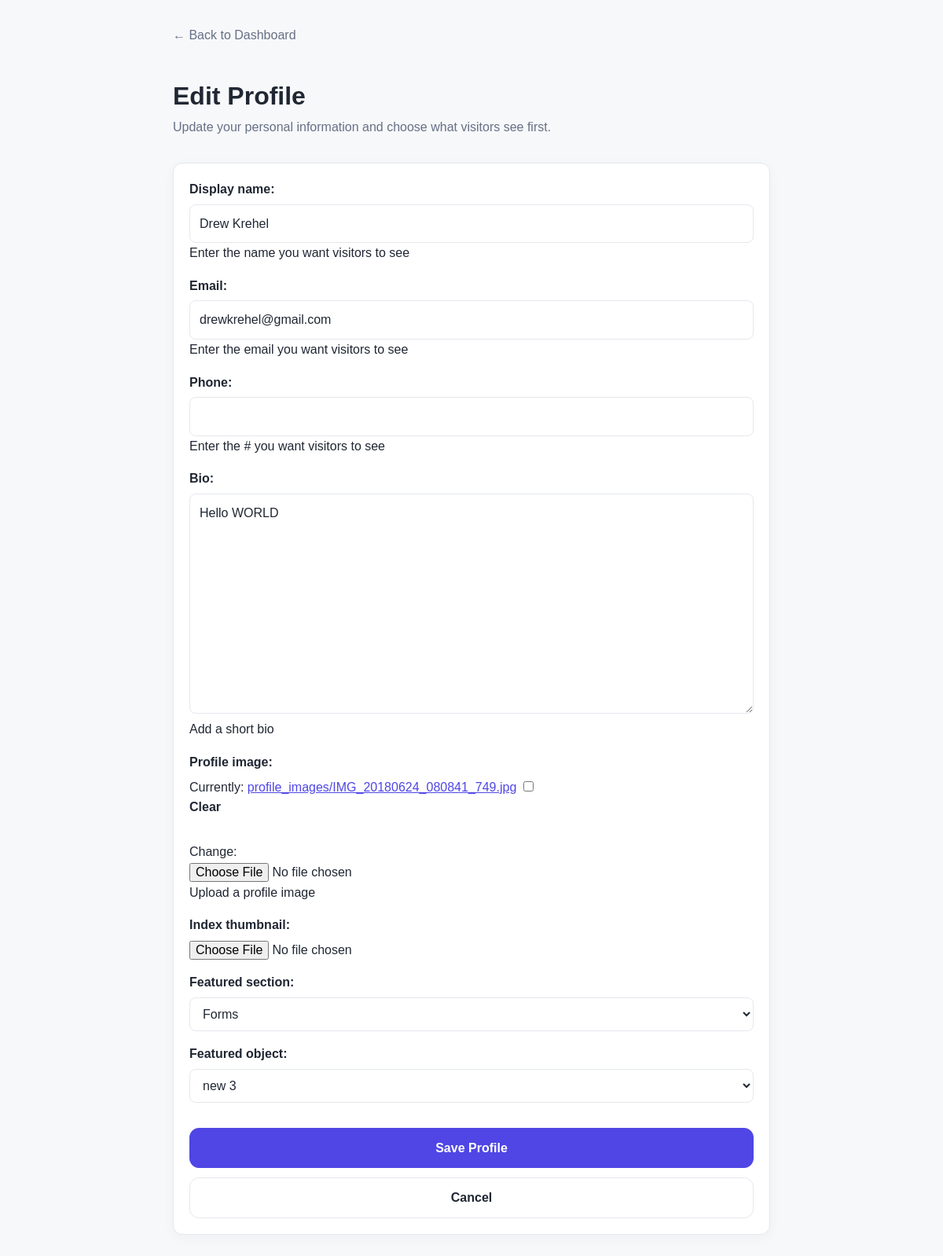
Page /dashboard/profile/ (signed in) on the earlier database version.
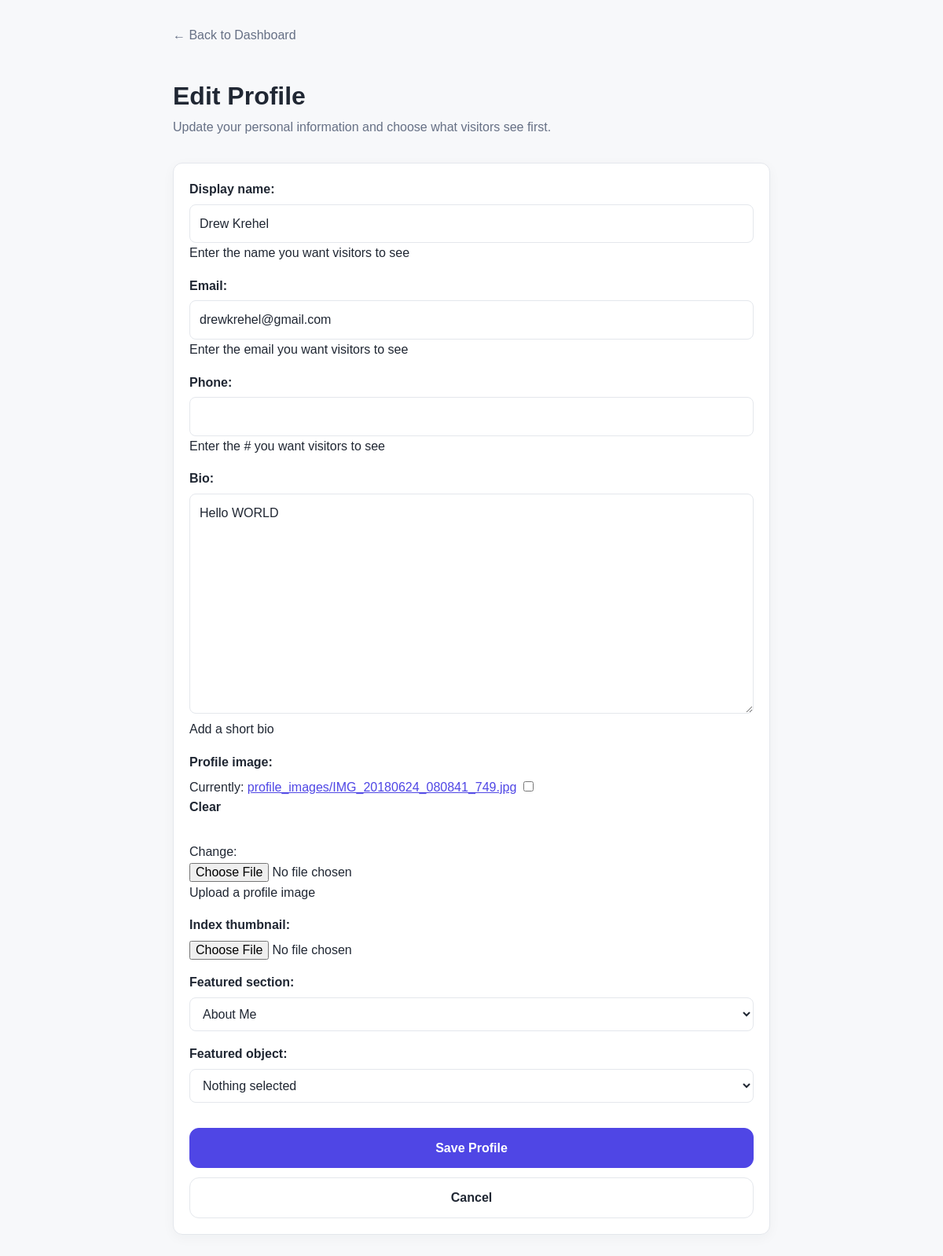
Same page on the later database version.
### builder/models.py (models this page shows)
class Profile(models.Model):
    user = models.OneToOneField(
        User,
        on_delete=models.CASCADE
    )
    featured_section = models.CharField(
        max_length=20,
        choices=[
            ("about", "About Me"),
            ("projects", "Projects"),
            ("resumes", "Resumes"),
            ("links", "Links"),
            ("forms", "Forms"),
        ],
        blank=True,
    )
    featured_object_id = models.PositiveIntegerField(
        null=True,
        blank=True,
    )
    display_name = models.CharField(
        max_length=200,
        help_text="Enter the name you want visitors to see"
    )
    email = models.EmailField(
        max_length=200,
        help_text="Enter the email you want visitors to see"
    )
    phone = models.CharField(
        max_length=50,
        blank=True,
        help_text="Enter the # you want visitors to see"
    )
    bio = models.TextField(
        max_length=1000,
        blank=True,
        help_text="Add a short bio"
    )
    profile_image = models.ImageField(
        upload_to='profile_images/',
        blank=True,
        help_text="Upload a profile image"
    )
    index_thumbnail = models.ImageField(
        upload_to="index_thumbnails/",
        blank=True,
    )

### builder/views.py (the view)
# urls.py: path("dashboard/profile/", views.edit_profile, name="edit_profile"),
@login_required
def edit_profile(request):
    profile = Profile.objects.get(user=request.user)
    if request.method == "POST":
        form = ProfileForm(
            request.POST,
            request.FILES,
            instance=profile,
            user=request.user,
        )
        if form.is_valid():
            form.save()
            return redirect("dashboard")
    else:
        form = ProfileForm(
            instance=profile,
            user=request.user,
        )
    featured_objects = {
        "projects": [
            {"id": obj.id, "label": obj.title}
            for obj in Project.objects.filter(user=request.user)
        ],
        "resumes": [
            {"id": obj.id, "label": obj.display_name}
            for obj in Resume.objects.filter(user=request.user)
        ],
        "links": [
            {"id": obj.id, "label": obj.display_name}
            for obj in Link.objects.filter(user=request.user)
        ],
        "forms": [
            {"id": obj.id, "label": obj.form_name}
            for obj in Form.objects.filter(user=request.user)
        ],
    }
    return render(
        request,
        "edit_profile.html",
        {
            "form": form,
            "featured_objects": featured_objects,
        },
    )

### builder/templates/edit_profile.html (shortened to what this page needs)
{% extends "base.html" %}
{% block content %}
<main class="dashboard-page">
    <a class="back-link" href="{% url 'dashboard' %}">
        &larr; Back to Dashboard
    </a>
    <header class="dashboard-header">
        <h1>Edit Profile</h1>
        <p>Update your personal information and choose what visitors see first.</p>
    </header>
    <section class="dashboard-panel">
        <form method="POST" enctype="multipart/form-data" class="dashboard-form">
            {{ form.as_p }}
            <div class="confirmation-actions">
                <button class="primary-button" type="submit">
                    Save Profile
                </button>
                <a class="button-link" href="{% url 'dashboard' %}">
                    Cancel
                </a>
            </div>
        </form>
    </section>
</main>
{% endblock %}

Differences in the rows shown:
changed Profile "Drew Krehel": featured_section "Forms" → "About Me"; featured_object_id "new 3" → "Nothing selected"
